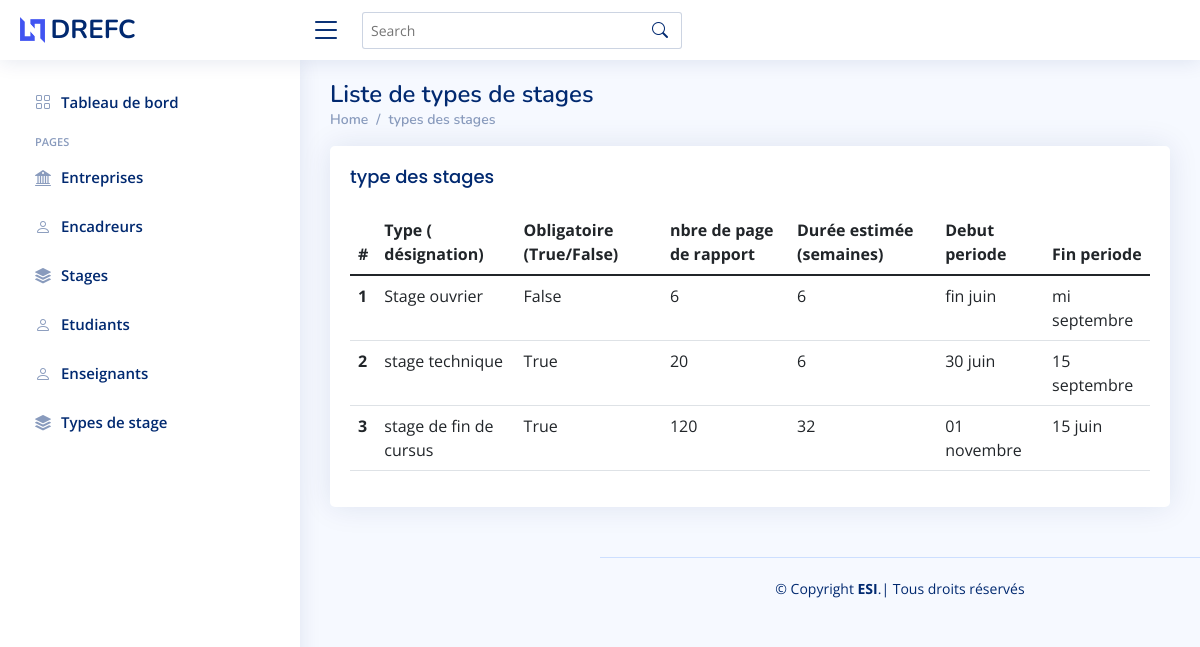
The app's page /types with its own data.
### backend/models.py (models this page shows)
class TypeStages(models.Model):
    désignation = models.CharField(max_length=30)
    obligatoire = models.BooleanField()
    nbrePageRapport = models.IntegerField()
    duréeEstimée = models.IntegerField()
    debutPeriode = models.CharField(max_length=20)
    finPeriode = models.CharField(max_length=20)

### backend/views.py (the view)
# urls.py: path('types', types, name='types')
def types(request):
    types = TypeStages.objects.all()
    return render(request, "get/typeStages.html", {"data": types})

### backend/templates/get/typeStages.html (shortened to what this page needs)
{% load static %}
<!DOCTYPE html>
<html lang="fr">
  <head>
    <link
      href="{% static 'vendor/bootstrap/css/bootstrap.min.css' %}"
      rel="stylesheet"
    />
    <link
      href="{% static 'vendor/bootstrap-icons/bootstrap-icons.css' %}"
      rel="stylesheet"
    />
    <link href=" {% static 'style.css' %}" rel="stylesheet" />
  </head>
  <body>
    <main id="main" class="main">
      <div class="pagetitle">
        <h1>Liste de types de stages</h1>
        <nav>
          <ol class="breadcrumb">
            <li class="breadcrumb-item"><a href="/">Home</a></li>
            <li class="breadcrumb-item">types des stages</li>
          </ol>
        </nav>
      </div>
      <section class="section">
        <div class="row">
          <div class="col-lg-12">
            <div class="card">
              <div class="card-body">
                <h5 class="card-title">type des stages</h5>
                <table class="table datatable">
                  <thead>
                    <tr>
                      <th scope="col"># </th>
                      <th scope="col"> Type ( désignation) </th>
                      <th scope="col"> Obligatoire (True/False) </th>
                      <th scope="col"> nbre de page de rapport</th>
                      <th scope="col"> Durée estimée (semaines) </th>
                      <th scope="col"> Debut periode</th>
                      <th scope="col"> Fin periode</th>
                    </tr>
                  </thead>
                  <tbody>
                    {% for typ in data %}
                    <tr>
                      <th scope="row">{{typ.id}} </th>
                      <td>{{typ.désignation}}</td>
                      <td>{{typ.obligatoire}}  </td>
                      <td>{{typ.nbrePageRapport}}</td>
                      <td>{{typ.duréeEstimée}}</td>
                      <td>{{typ.debutPeriode}}</td>
                      <td>{{typ.finPeriode}}</td>
                    </tr>
                    {% endfor %}
                  </tbody>
                </table>
              </div>
            </div>
          </div>
        </div>
      </section>
    </main>
    <div id="footer"></div>
  </body>
</html>

### backend/static/style.css (style rules this page uses)
:root { scroll-behavior: smooth; }
body { font-family: "Open Sans", sans-serif; background: #f6f9ff; color: #444444; }
a { color: #4154f1; text-decoration: none; }
h1, h2, h3, h4, h5, h6 { font-family: "Nunito", sans-serif; }
#main { margin-top: 60px; padding: 20px 30px; transition: all 0.3s; }
.pagetitle { margin-bottom: 10px; }
.pagetitle h1 { font-size: 24px; margin-bottom: 0; font-weight: 600; color: #012970; }
.card { margin-bottom: 30px; border: none; border-radius: 5px; box-shadow: 0px 0 30px rgba(1, 41, 112, 0.1); overflow: hidden; }
.card-title { padding: 20px 0 15px 0; font-size: 18px; font-weight: 500; color: #012970; font-family: "Poppins", sans-serif; }
.card-body { padding: 0 20px 20px 20px; }
.breadcrumb { font-size: 14px; font-family: "Nunito", sans-serif; color: #899bbd; font-weight: 600; }
.breadcrumb a { color: #899bbd; transition: 0.3s; }
.breadcrumb .breadcrumb-item::before { color: #899bbd; }
@media (min-width: 1200px) { #main, #footer { margin-left: 300px; } }

### records on screen
TypeStages: id "1", désignation "Stage ouvrier", obligatoire "False", nbrePageRapport "6", duréeEstimée "6", debutPeriode "fin juin", finPeriode "mi septembre"
TypeStages: id "2", désignation "stage technique", obligatoire "True", nbrePageRapport "20", duréeEstimée "6", debutPeriode "30 juin", finPeriode "15 septembre"
TypeStages: id "3", désignation "stage de fin de cursus", obligatoire "True", nbrePageRapport "120", duréeEstimée "32", debutPeriode "01 novembre", finPeriode "15 juin"
